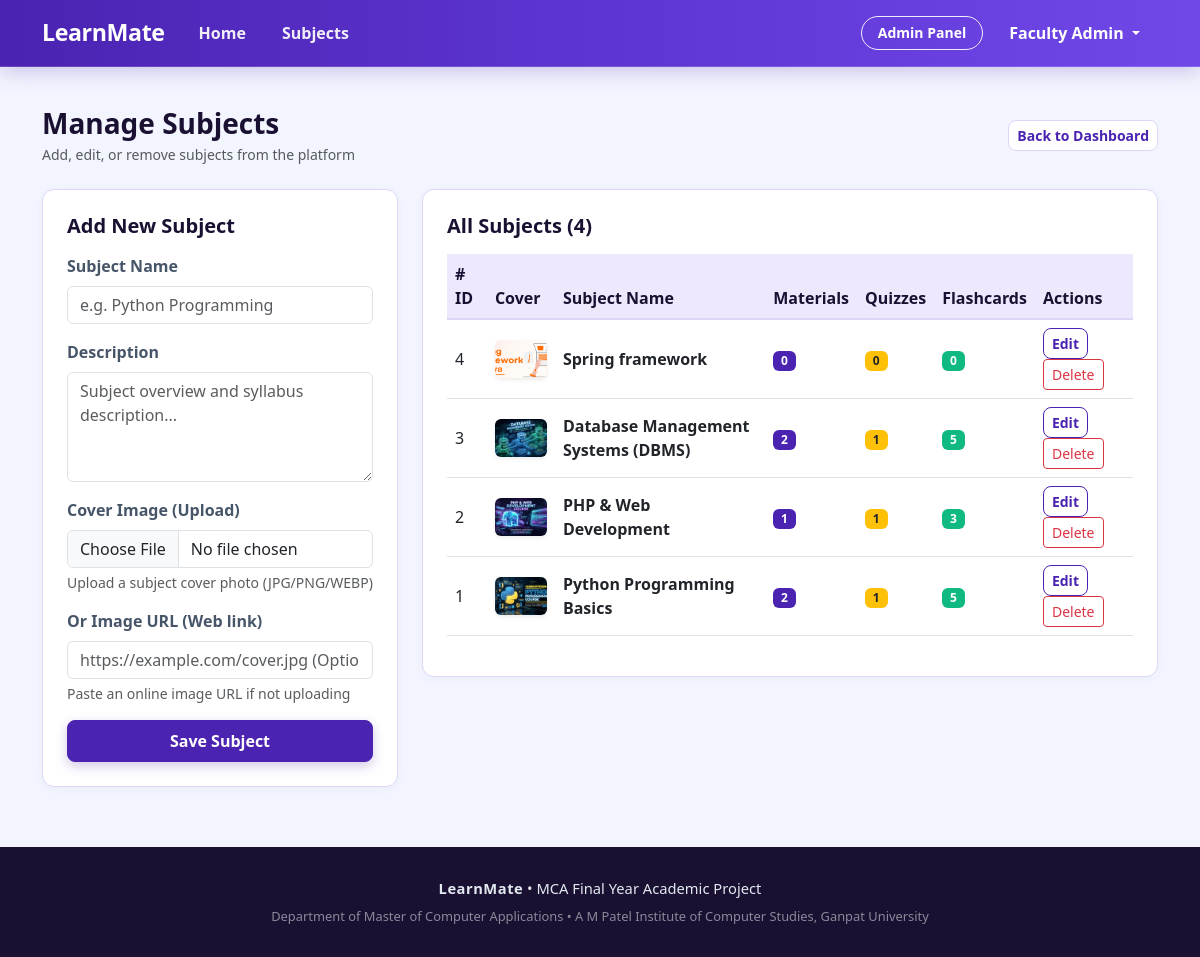
Screenshot of /admin-panel/courses/ (signed in) with the database file from the repository.
### main_app/models.py (models this page shows, shortened)
class Subject(models.Model):
    subject_id = models.AutoField(primary_key=True)
    subject_name = models.CharField(max_length=100)
    description = models.TextField()
    image = models.ImageField(upload_to='subjects/', null=True, blank=True, help_text="Upload subject cover image")
    image_url = models.URLField(max_length=500, null=True, blank=True, help_text="Or paste direct web image URL")
    created_by = models.ForeignKey(User, on_delete=models.CASCADE, related_name='subjects_created')
    created_at = models.DateTimeField(auto_now_add=True)
    def get_image_url(self):
        if self.image:
            try:
                return self.image.url
            except Exception:
                pass
    class Meta:
        db_table = 'subject'
        verbose_name = 'Subject'
        verbose_name_plural = 'Subjects'

### main_app/views.py (the view)
# urls.py: path('admin-panel/courses/', views.admin_manage_courses, name='admin_manage_courses'),
@login_required
@user_passes_test(is_admin)
def admin_manage_courses(request):
    courses = Subject.objects.all().order_by('-created_at')
    if request.method == 'POST':
        form = SubjectForm(request.POST, request.FILES)
        if form.is_valid():
            subject = form.save(commit=False)
            subject.created_by = request.user
            subject.save()
            messages.success(request, f"Subject '{subject.subject_name}' created successfully!")
            return redirect('admin_manage_courses')
        else:
            messages.error(request, "Failed to create subject. Please check the form errors below.")
    else:
        form = SubjectForm()
    return render(request, 'admin_panel/manage_courses.html', {'courses': courses, 'form': form})

### main_app/forms.py
class SubjectForm(forms.ModelForm):
    class Meta:
        model = Subject
        fields = ['subject_name', 'description', 'image', 'image_url']
        widgets = {
            'subject_name': forms.TextInput(attrs={'class': 'form-control', 'placeholder': 'e.g. Python Programming'}),
            'description': forms.Textarea(attrs={'class': 'form-control', 'rows': 4, 'placeholder': 'Subject overview and syllabus description...'}),
            'image': forms.FileInput(attrs={'class': 'form-control', 'accept': 'image/*'}),
            'image_url': forms.URLInput(attrs={'class': 'form-control', 'placeholder': 'https://example.com/cover.jpg (Optional direct web image)'}),
        }

### main_app/views.py (called while the page is built)
def is_admin(user):
    if not user.is_authenticated:
        return False
    if user.is_superuser or user.is_staff:
        return True
    try:
        return user.profile.role == 'admin'
    except Exception:
        return False

### templates/admin_panel/manage_courses.html (shortened to what this page needs)
{% extends 'base.html' %}
{% block content %}
<div class="container py-3">
    <div class="d-flex justify-content-between align-items-center mb-4">
        <div>
            <h3 class="fw-bold mb-1">Manage Subjects</h3>
            <p class="text-muted small mb-0">Add, edit, or remove subjects from the platform</p>
        </div>
        <a href="{% url 'admin_dashboard' %}" class="btn btn-outline-secondary btn-sm">
            Back to Dashboard
        </a>
    </div>
    <div class="row g-4">
        <div class="col-lg-4">
            <div class="custom-card p-4">
                <h5 class="fw-bold mb-3">Add New Subject</h5>
                <form method="POST" enctype="multipart/form-data">
                    <div class="mb-3">
                        <label class="form-label fw-semibold">Subject Name</label>
                        {{ form.subject_name }}
                    </div>
                    <div class="mb-3">
                        <label class="form-label fw-semibold">Description</label>
                        {{ form.description }}
                    </div>
                    <div class="mb-3">
                        <label class="form-label fw-semibold">Cover Image (Upload)</label>
                        {{ form.image }}
                        <small class="text-muted d-block mt-1">Upload a subject cover photo (JPG/PNG/WEBP)</small>
                    </div>
                    <div class="mb-3">
                        <label class="form-label fw-semibold">Or Image URL (Web link)</label>
                        {{ form.image_url }}
                        <small class="text-muted d-block mt-1">Paste an online image URL if not uploading</small>
                    </div>
                    <button type="submit" class="btn btn-primary w-100 fw-semibold">
                        Save Subject
                    </button>
                </form>
            </div>
        </div>
        <div class="col-lg-8">
            <div class="custom-card p-4">
                <h5 class="fw-bold mb-3">All Subjects ({{ courses.count }})</h5>
                <div class="table-responsive">
                    <table class="table table-hover align-middle">
                        <thead class="table-light">
                            <tr>
                                <th># ID</th>
                                <th>Cover</th>
                                <th>Subject Name</th>
                                <th>Materials</th>
                                <th>Quizzes</th>
                                <th>Flashcards</th>
                                <th>Actions</th>
                            </tr>
                        </thead>
                        <tbody>
                            {% for c in courses %}
                            <tr>
                                <td>{{ c.subject_id }}</td>
                                <td>
                                    <img src="{{ c.get_image_url }}" alt="{{ c.subject_name }}" class="rounded shadow-sm" style="width: 52px; height: 38px; object-fit: cover;">
                                </td>
                                <td><strong>{{ c.subject_name }}</strong></td>
                                <td><span class="badge bg-primary">{{ c.materials.count }}</span></td>
                                <td><span class="badge bg-warning text-dark">{{ c.quizzes.count }}</span></td>
                                <td><span class="badge bg-success">{{ c.flashcards.count }}</span></td>
                                <td>
                                    <a href="{% url 'admin_edit_course' c.subject_id %}" class="btn btn-sm btn-outline-primary me-1">Edit</a>
                                    <a href="{% url 'admin_delete_course' c.subject_id %}" class="btn btn-sm btn-outline-danger" onclick="return confirm('Are you sure you want to delete this subject and all its related materials?');">Delete</a>
                                </td>
                            </tr>
                            {% empty %}
                            <tr>
                                <td colspan="6" class="text-center py-3 text-muted">No subjects found.</td>
                            </tr>
                            {% endfor %}
                        </tbody>
                    </table>
                </div>
            </div>
        </div>
    </div>
</div>
{% endblock %}

### templates/base.html (shortened to what this page needs)
{% load static %}
<!DOCTYPE html>
<html lang="en">
<head>
    <link href="https://cdn.jsdelivr.net/npm/bootstrap@5.3.0/dist/css/bootstrap.min.css" rel="stylesheet">
    <link rel="stylesheet" href="https://cdn.jsdelivr.net/npm/bootstrap-icons@1.11.3/font/bootstrap-icons.min.css">
    <link rel="stylesheet" href="{% static 'css/style.css' %}?v=8.0">
</head>
<body>
    <nav class="navbar navbar-expand-lg navbar-custom sticky-top">
        <div class="container">
            <a class="navbar-brand" href="{% url 'home' %}">
                LearnMate
            </a>
            <div class="collapse navbar-collapse" id="navbarMain">
                <ul class="navbar-nav me-auto mb-2 mb-lg-0">
                    <li class="nav-item">
                        <a class="nav-link {% if request.resolver_match.url_name == 'home' %}active{% endif %}"
                            href="{% url 'home' %}">Home</a>
                    </li>
                    <li class="nav-item">
                        <a class="nav-link {% if request.resolver_match.url_name == 'courses' or request.resolver_match.url_name == 'course_detail' %}active{% endif %}"
                            href="{% url 'courses' %}">Subjects</a>
                    </li>
                </ul>
                <ul class="navbar-nav ms-auto align-items-center">
                    {% if user.is_authenticated %}
                    {% if user.profile.role == 'admin' or user.is_superuser %}
                    <li class="nav-item me-2">
                        <a class="btn btn-sm btn-outline-primary" href="{% url 'admin_dashboard' %}">
                            Admin Panel
                        </a>
                    </li>
                    {% else %}
                    <li class="nav-item me-2">
                        <a class="btn btn-sm btn-outline-primary" href="{% url 'dashboard' %}">
                            Dashboard
                        </a>
                    </li>
                    {% endif %}
                    <li class="nav-item dropdown">
                        <a class="nav-link dropdown-toggle font-weight-bold" href="#" id="userMenu" role="button"
                            data-bs-toggle="dropdown">
                            {{ user.first_name|default:user.username }}
                        </a>
                    </li>
                    {% endif %}
                </ul>
            </div>
        </div>
    </nav>
    <main class="py-4">
        {% block content %}{% endblock %}
    </main>
    <footer>
        <div class="container text-center">
            <div class="mb-2">
                <span class="fw-bold" style="letter-spacing: 0.5px;">LearnMate</span> • MCA Final Year Academic Project
            </div>
            <div class="small text-white-50">
                Department of Master of Computer Applications • A M Patel Institute of Computer Studies, Ganpat
                University
            </div>
        </div>
    </footer>
</body>
</html>

### static/css/style.css (style rules this page uses)
:root { --color-primary: #4b23b1; --color-primary-dark: #38178a; --color-primary-light: #ede8fc; --color-accent-periwinkle: #6e44e6; --color-dark-heading: #1a1032; --color-body-text: #475569; --color-muted-text: #6b7280; --color-bg-canvas: #f2f5fd; --color-card-surface: #ffffff; --color-border: #ded6f7; --primary-color: #4b23b1; --primary-dark: #38178a; --primary-light: #ede8fc; --secondary-color: #64748b; --accent-color: #6e44e6; --success-color: #10b981; --danger-color: #ef4444; --warning-color: #f59e0b; --background: #f2f5fd; --card-bg: #ffffff; --text-main: #1a1032; --text-body: #475569; --text-muted: #6b7280; --border-color: #ded6f7; }
body { font-family: 'Segoe UI', -apple-system, BlinkMacSystemFont, Roboto, Helvetica, Arial, sans-serif; background-color: var(--background); color: var(--text-body); min-height: 100vh; display: flex; flex-direction: column; }
h1, h2, h3, h4, h5, h6 { color: var(--color-dark-heading); font-weight: 700; }
a { color: var(--color-primary); text-decoration: none; transition: color 0.2s ease; }
main { flex: 1 0 auto; }
.navbar-custom { background: linear-gradient(90deg, #4b23b1 0%, #5d35d2 50%, #7048e8 100%) !important; border-bottom: 1px solid rgba(255, 255, 255, 0.15); box-shadow: 0 4px 20px rgba(75, 35, 177, 0.25); padding-top: 0.65rem; padding-bottom: 0.65rem; }
.navbar-custom .navbar-brand { font-weight: 800; color: #ffffff !important; font-size: 1.45rem; letter-spacing: -0.4px; display: inline-flex; align-items: center; }
.navbar-custom .nav-link { font-weight: 600; color: rgba(255, 255, 255, 0.92) !important; padding: 0.45rem 1rem !important; position: relative; border-radius: 20px; transition: all 0.2s ease; margin: 0 2px; }
.navbar-custom .btn-outline-primary, .navbar-custom .btn-outline-light { color: #ffffff !important; border: 1.5px solid rgba(255, 255, 255, 0.9) !important; background-color: transparent !important; border-radius: 20px !important; font-weight: 600; padding: 0.35rem 1rem !important; transition: all 0.2s ease; }
.navbar-custom .dropdown-toggle { color: #ffffff !important; font-weight: 600; }
.btn-primary { background-color: var(--color-primary) !important; border-color: var(--color-primary) !important; color: #ffffff !important; font-weight: 600; border-radius: 8px; padding: 8px 18px; transition: all 0.2s ease; box-shadow: 0 4px 12px rgba(75, 35, 177, 0.25); }
.btn-outline-primary { color: var(--color-primary) !important; border-color: var(--color-primary) !important; background-color: transparent !important; font-weight: 600; border-radius: 8px; transition: all 0.2s ease; }
.btn-secondary, .btn-outline-secondary { color: var(--color-primary) !important; border-color: var(--color-border) !important; background-color: #ffffff !important; font-weight: 600; border-radius: 8px; transition: all 0.2s ease; }
.badge.bg-primary { background-color: var(--color-primary) !important; color: #ffffff !important; }
.badge.bg-success { background-color: #10b981 !important; color: #ffffff !important; }
.bg-primary { background-color: var(--color-primary) !important; }
.custom-card { background: #ffffff; border: 1.5px solid var(--border-color); border-radius: 12px; box-shadow: 0 2px 10px rgba(75, 35, 177, 0.04); margin-bottom: 20px; }
.table thead.table-light th { background-color: var(--color-primary-light); color: var(--color-dark-heading); font-weight: 700; border-bottom: 2px solid var(--border-color); }
footer { background-color: var(--color-dark-heading); color: #e2e8f0; padding: 30px 0; font-size: 0.92rem; margin-top: auto; }

### rows the page displays
Subject: subject_id "4", get_image_url (picture), subject_name "Spring framework", materials.count "0", quizzes.count "0", flashcards.count "0"
Subject: subject_id "3", get_image_url (picture), subject_name "Database Management Systems (DBMS)", materials.count "2", quizzes.count "1", flashcards.count "5"
Subject: subject_id "2", get_image_url (picture), subject_name "PHP & Web Development", materials.count "1", quizzes.count "1", flashcards.count "3"
Subject: subject_id "1", get_image_url (picture), subject_name "Python Programming Basics", materials.count "2", quizzes.count "1", flashcards.count "5"

### other values shown
{{ user.first_name|default:user.username }} "Faculty Admin"
{{ courses.count }} "4"
